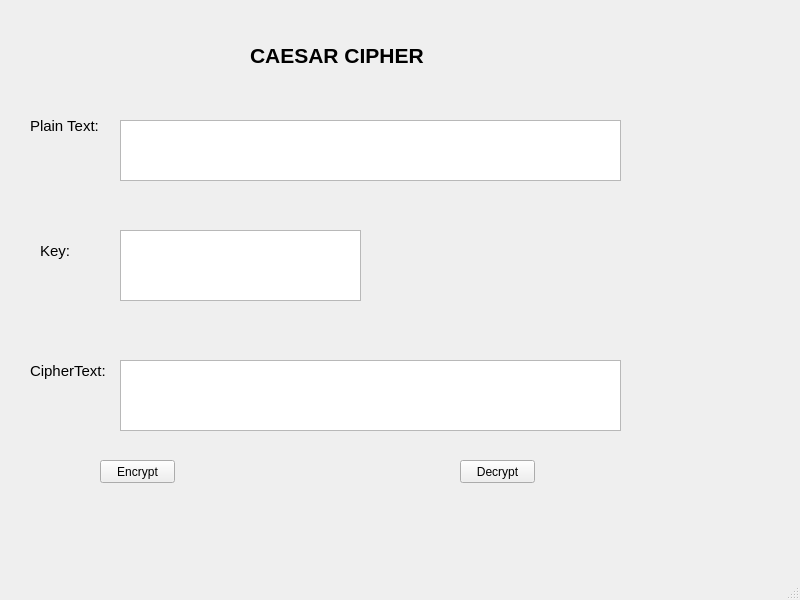
<?xml version="1.0" encoding="UTF-8"?>
<ui version="4.0">
 <class>MainWindow</class>
 <widget class="QMainWindow" name="MainWindow">
  <property name="geometry">
   <rect>
    <x>0</x>
    <y>0</y>
    <width>800</width>
    <height>600</height>
   </rect>
  </property>
  <property name="windowTitle">
   <string>MainWindow</string>
  </property>
  <widget class="QWidget" name="centralwidget">
   <widget class="QLabel" name="label">
    <property name="geometry">
     <rect>
      <x>250</x>
      <y>0</y>
      <width>231</width>
      <height>111</height>
     </rect>
    </property>
    <property name="font">
     <font>
      <pointsize>16</pointsize>
      <weight>75</weight>
      <bold>true</bold>
     </font>
    </property>
    <property name="text">
     <string>CAESAR CIPHER</string>
    </property>
   </widget>
   <widget class="QLabel" name="label_2">
    <property name="geometry">
     <rect>
      <x>30</x>
      <y>110</y>
      <width>71</width>
      <height>31</height>
     </rect>
    </property>
    <property name="font">
     <font>
      <pointsize>11</pointsize>
     </font>
    </property>
    <property name="text">
     <string>Plain Text:</string>
    </property>
   </widget>
   <widget class="QLabel" name="label_3">
    <property name="geometry">
     <rect>
      <x>40</x>
      <y>240</y>
      <width>51</width>
      <height>21</height>
     </rect>
    </property>
    <property name="font">
     <font>
      <pointsize>11</pointsize>
     </font>
    </property>
    <property name="text">
     <string>Key:</string>
    </property>
   </widget>
   <widget class="QLabel" name="label_4">
    <property name="geometry">
     <rect>
      <x>30</x>
      <y>350</y>
      <width>81</width>
      <height>41</height>
     </rect>
    </property>
    <property name="font">
     <font>
      <pointsize>11</pointsize>
     </font>
    </property>
    <property name="text">
     <string>CipherText:</string>
    </property>
   </widget>
   <widget class="QPlainTextEdit" name="txt_Plain">
    <property name="geometry">
     <rect>
      <x>120</x>
      <y>120</y>
      <width>501</width>
      <height>61</height>
     </rect>
    </property>
   </widget>
   <widget class="QPlainTextEdit" name="txt_Key">
    <property name="geometry">
     <rect>
      <x>120</x>
      <y>230</y>
      <width>241</width>
      <height>71</height>
     </rect>
    </property>
   </widget>
   <widget class="QPlainTextEdit" name="txt_Cipher">
    <property name="geometry">
     <rect>
      <x>120</x>
      <y>360</y>
      <width>501</width>
      <height>71</height>
     </rect>
    </property>
   </widget>
   <widget class="QPushButton" name="btn_encrypt">
    <property name="geometry">
     <rect>
      <x>100</x>
      <y>460</y>
      <width>75</width>
      <height>23</height>
     </rect>
    </property>
    <property name="text">
     <string>Encrypt</string>
    </property>
   </widget>
   <widget class="QPushButton" name="btn_decrypt">
    <property name="geometry">
     <rect>
      <x>460</x>
      <y>460</y>
      <width>75</width>
      <height>23</height>
     </rect>
    </property>
    <property name="text">
     <string>Decrypt</string>
    </property>
   </widget>
  </widget>
  <widget class="QStatusBar" name="statusbar"/>
 </widget>
 <resources/>
 <connections/>
</ui>
